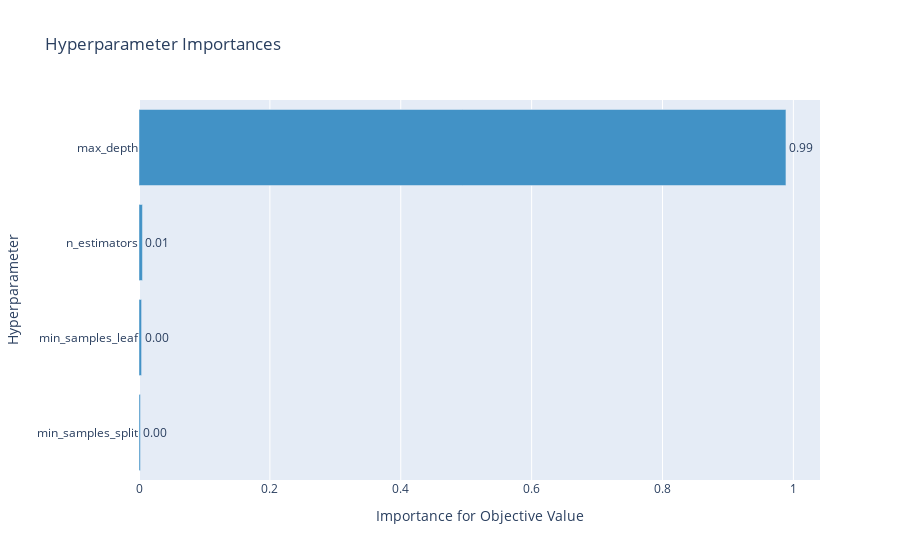

The code cell stored with this chart in its notebook:
### Markdown cell above
## What was the most important hyperparameters

### Code cell
from optuna.visualization import plot_param_importances

fig = plot_param_importances(study)
fig.show(config=plotly_config)

### Figure 1 — Plotly figure (JSON) as saved in the notebook; plotly's stock layout.template omitted (floating-point values rounded to 4 significant figures)
{"data": [{"cliponaxis": false, "hovertemplate": ["min_samples_split (IntUniformDistribution): 0.0021380623615252386<extra></extra>", "min_samples_leaf (IntUniformDistribution): 0.0039365037131749115<extra></extra>", "n_estimators (IntUniformDistribution): 0.005277817964347673<extra></extra>", "max_depth (IntUniformDistribution): 0.9886476159609523<extra></extra>"], "marker": {"color": "rgb(66,146,198)"}, "orientation": "h", "text": ["0.0021380623615252386", "0.0039365037131749115", "0.005277817964347673", "0.9886476159609523"], "textposition": "outside", "texttemplate": "%{text:.2f}", "type": "bar", "x": [0.002138, 0.003937, 0.005278, 0.9886], "y": ["min_samples_split", "min_samples_leaf", "n_estimators", "max_depth"]}], "layout": {"autosize": true, "showlegend": false, "title": {"text": "Hyperparameter Importances"}, "xaxis": {"autorange": true, "range": [0, 1.041], "title": {"text": "Importance for Objective Value"}, "type": "linear"}, "yaxis": {"autorange": true, "range": [-0.5, 3.5], "title": {"text": "Hyperparameter"}, "type": "category"}}}
